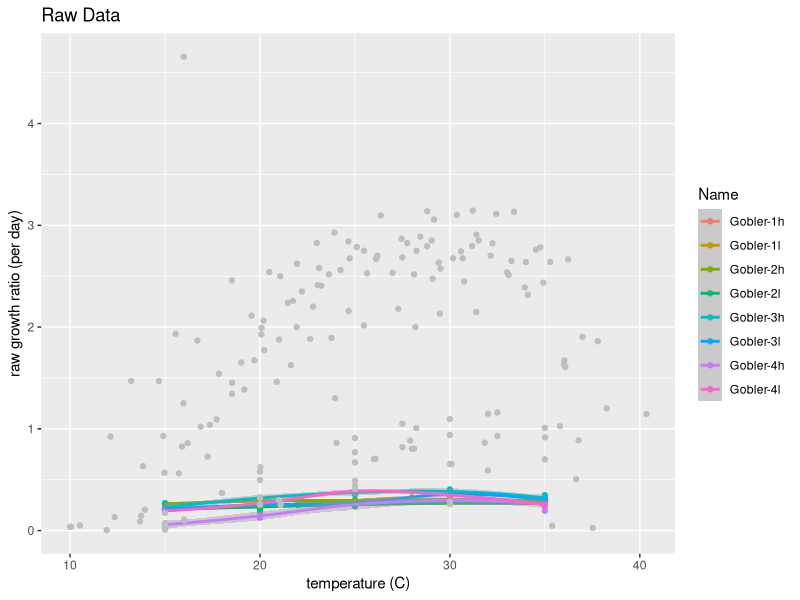
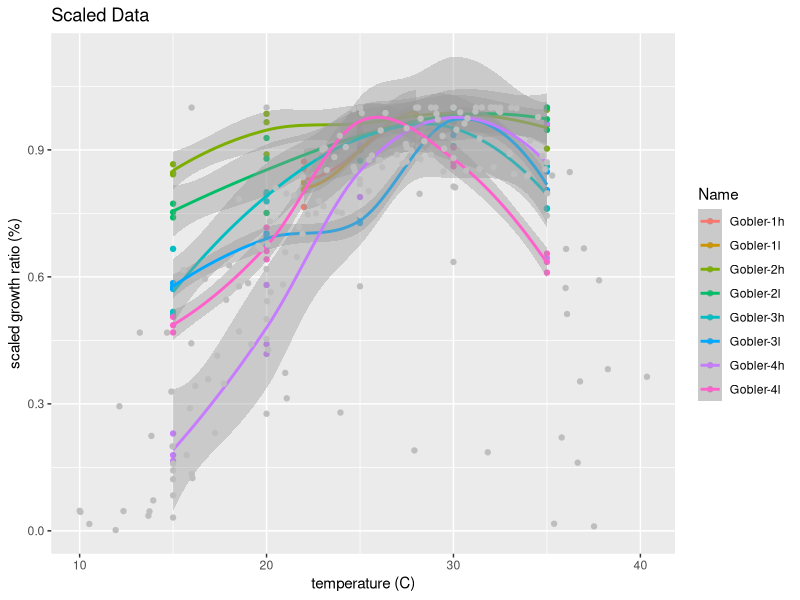
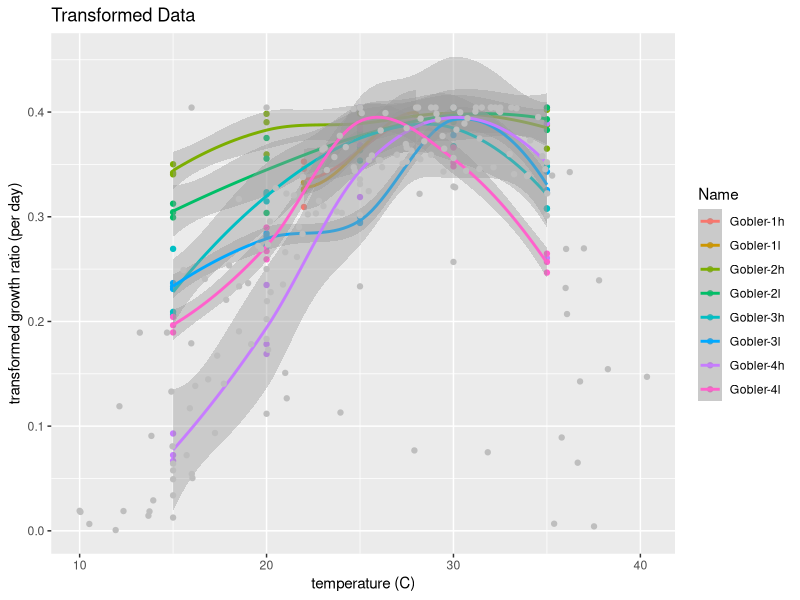
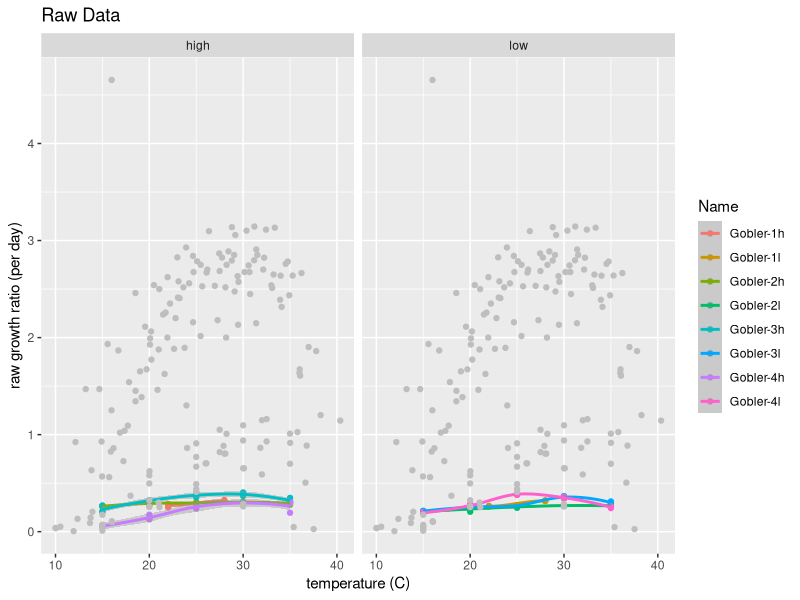
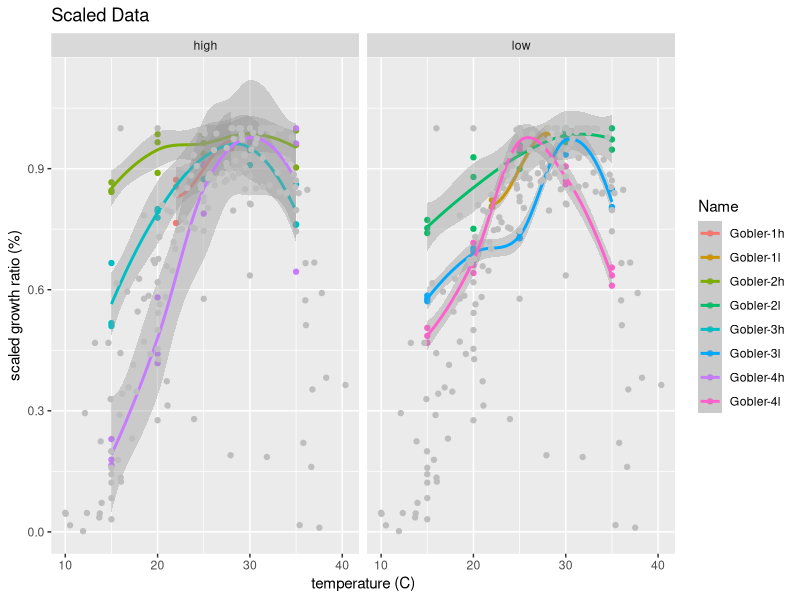
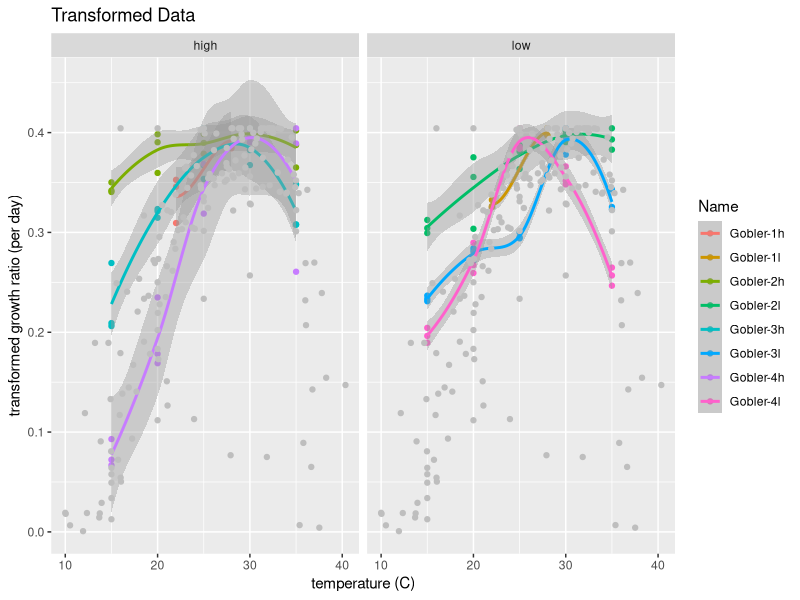

Generate these figures, in order, with R:
#Owen Doherty - March 14, 2018
#Eagle Rock Analytics

#Go to directory with raw data
setwd('/Users/owen/Documents/research/hab_gl/data')
list.files() #print list of data files

library("readxl")
m_in <- read_excel("microsystis_tagged_3.8.18.xlsx")
le_in <- read_excel("erie_results_formatted.xlsx")
microsystis.df <- data.frame(m_in,x=as.numeric(1:dim(m_in)[1]))

#Simplify some names of microsystis
colnames(microsystis.df)[4] <- "Temperature"
colnames(microsystis.df)[5] <- "Growth.Rate"
colnames(microsystis.df)[6] <- "Scaled.Rate"

#Simplify some names of lake erie
colnames(le_in)[3] <- "Temperature"
colnames(le_in)[4] <- "Growth.Rate"
colnames(le_in)[5] <- "Scaled.Rate"

#Create a transformed column
base_rate = max(le_in$Growth.Rate)

#base rate times scaled growth rate
microsystis.df$Transformed = base_rate*microsystis.df$Scaled.Rate
le_in$Transformed = base_rate*le_in$Scaled.Rate

#subset to include only experiments with more than 4 temperature points
#df[ave(df$x, df$name, FUN = length) < 3, ]
microsystis.short.df <- microsystis.df[ave(microsystis.df$x, microsystis.df$Study, FUN = length) > 4, ]

#drop questionable Van der Westhizen
microsystis.drop.df <- microsystis.short.df[!(microsystis.short.df$Study =="Van der Westhuizen & Eloff 1985"),]

#drop questionable Van der Westhizen & keep only North America
microsystis.na.df <- microsystis.df[!(microsystis.df$Study =="Van der Westhuizen & Eloff 1985"),]
microsystis.na.df <- microsystis.na.df[!(microsystis.na.df$Location =="Global"),]

########
#Plot #1: Growth rate vs. Temperature (raw)
########
library(ggplot2)
setwd('/Users/owen/Documents/research/hab_gl/gr_figs')

p <- ggplot(le_in,aes(x=Temperature,y=Growth.Rate,color=Name))
  p + geom_point() + stat_smooth() + 
    geom_point(data=microsystis.df,aes(x=Temperature,y=Growth.Rate),color="grey")+
    ylab("raw growth ratio (per day)")+xlab('temperature (C)')+ggtitle('Raw Data')

pdf("lake_erie_raw.pdf")  
  p <- ggplot(le_in,aes(x=Temperature,y=Growth.Rate,color=Name))
  p + geom_point() + stat_smooth() + 
    facet_grid(. ~ Nitrogen) +
    geom_point(data=microsystis.df,aes(x=Temperature,y=Growth.Rate),color="grey")+
    ylab("raw growth ratio (per day)")+xlab('temperature (C)')+ggtitle('Raw Data')
dev.off()

  ########
  #Plot #2: Scaled rate vs. Temperature (raw)
  ########
  p <- ggplot(le_in,aes(x=Temperature,y=Scaled.Rate,color=Name))
  p + geom_point() + stat_smooth() + 
    geom_point(data=microsystis.df,aes(x=Temperature,y=Scaled.Rate),color="grey")+
    ylab("scaled growth ratio (%)")+xlab('temperature (C)')+ggtitle('Scaled Data')

pdf("lake_erie_scaled.pdf")    
  p <- ggplot(le_in,aes(x=Temperature,y=Scaled.Rate,color=Name))
  p + geom_point() + stat_smooth() + 
    facet_grid(. ~ Nitrogen) +
    geom_point(data=microsystis.df,aes(x=Temperature,y=Scaled.Rate),color="grey")+
    ylab("scaled growth ratio (%)")+xlab('temperature (C)')+ggtitle('Scaled Data')
dev.off()

  ########
  #Plot #3: Transformed rate vs. Temperature (raw)
  ########

  p <- ggplot(le_in,aes(x=Temperature,y=Transformed,color=Name))
  p + geom_point() + stat_smooth() + 
    #facet_grid(Experiment ~ Nitrogen) +
    geom_point(data=microsystis.df,aes(x=Temperature,y=Transformed),color="grey")+
    ylab("transformed growth ratio (per day)")+xlab('temperature (C)')+ggtitle('Transformed Data')

pdf("lake_erie_transformed.pdf")     
  p <- ggplot(le_in,aes(x=Temperature,y=Transformed,color=Name))
  p + geom_point() + stat_smooth() + 
    facet_grid(. ~ Nitrogen) +
    geom_point(data=microsystis.df,aes(x=Temperature,y=Transformed),color="grey")+
    ylab("transformed growth ratio (per day)")+xlab('temperature (C)')+ggtitle('Transformed Data')
dev.off()  
  
########
#Plot #1a: Growth rate vs. Temperature + Fitted
########
# 
# pdf("base_fitted_gr_temp.pdf")
# p <- ggplot(microsystis.short.df,aes(x=microsystis.short.df$Temp....C.,y=microsystis.short.df$Specific.growth.rate..d...,color=Study))
# p+geom_point()+stat_smooth()+ylab('growth rate (per day)')+xlab('temperature (C)')+ggtitle('microsystis growth rate by temperature with fitted curves')
# dev.off()
# 
# #####
# #Plot #2: Scaled
# #####
# pdf("scaled_gr_temp.pdf")
# p <- ggplot(microsystis.short.df,aes(x=microsystis.short.df$Temp....C.,y=microsystis.short.df$Scaled.ratio....of.max.,color=Study))
# p+geom_point()+geom_line()+ylab("max experimental growth ratio (%)")+xlab('temperature (C)')
# dev.off()
# 
# pdf("scaled_gr_temp_faceted.pdf")
# p <- ggplot(microsystis.short.df,aes(x=Temperature,y=Scaled.Rate,color=Study))
# p+geom_point()+stat_smooth()+facet_grid(. ~ Location)+ylab("max experimental growth ratio (%)")+xlab('temperature (C)')
# dev.off()
# 
# #####
# #Plot 3: Scaled
# #####    
# pdf("scaled_fitted_dropped_gr_temp2.pdf")
# p <- ggplot(microsystis.drop.df,aes(x=microsystis.drop.df$Temp....C.,y=microsystis.drop.df$Scaled.ratio....of.max.,color=Study))
# p+geom_point()+ stat_smooth()+ylab('max experimental growth ratio (%)')+xlab('temperature (C)')+ggtitle('fitted curves to scaled growth rates, outliers removed')
# dev.off()
# 
# pdf("scaled_fitted_dropped_gr_temp_na.pdf")
# p <- ggplot(microsystis.na.df,aes(x=microsystis.na.df$Temp....C.,y=microsystis.na.df$Scaled.ratio....of.max.,color=Study))
# p+geom_point()+ stat_smooth()+ylab('max experimental growth ratio (%)')+xlab('temperature (C)')+ggtitle('fitted curves to scaled growth rates, outliers removed')
# dev.off()
# #+stat_smooth(method="lm", se=FALSE, fill=NA, formula=y~poly(x,4,raw=TRUE), parse=TRUE,aes(color=Study))             
